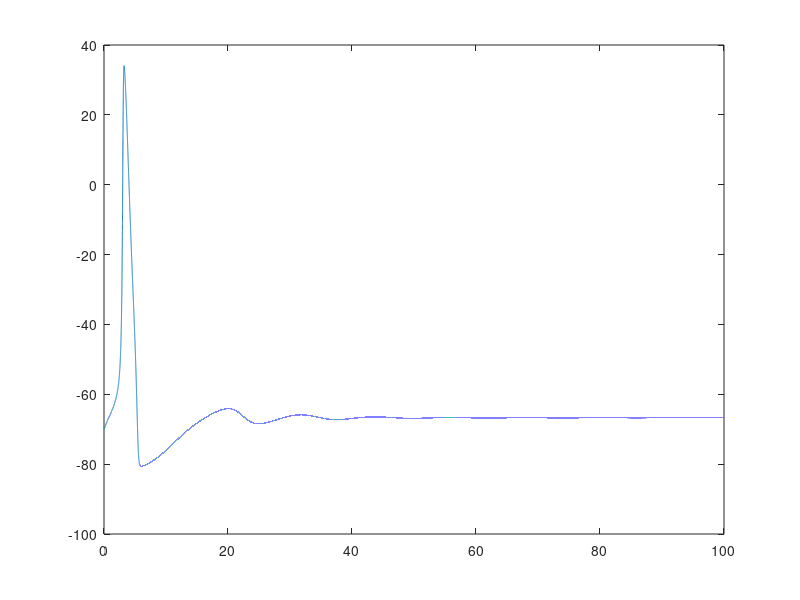
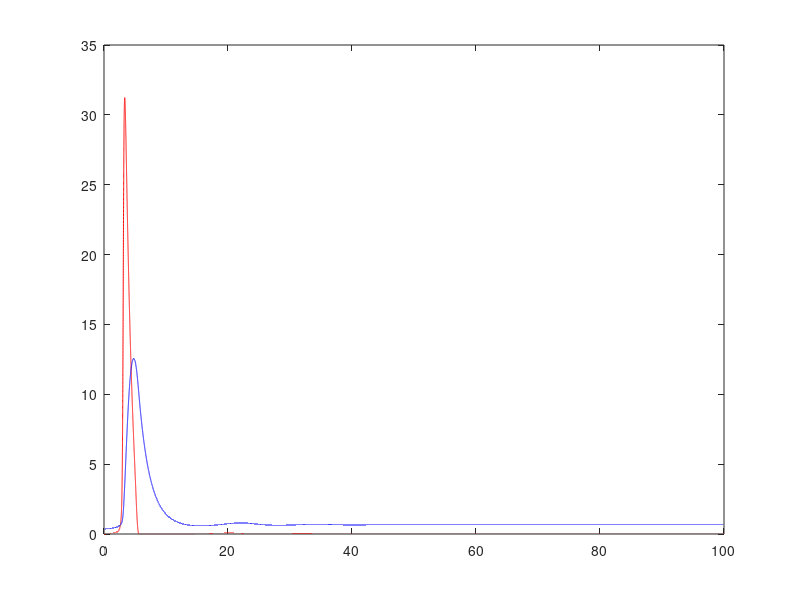

Here is the MATLAB script that generated these plots, in order:
clc;
clear;
% Initialize Time
stepsize = 1/1000; %Stepsize must be greater than 1/2 to accomidate the 0.5ms step
t = [0:stepsize:100]; %Time

stimuli = (length(t)-1)/200;
xs = 0;

% Constants
gKcon = 36; %mS/cm^2
gNacon = 120; %mS/cm^2
gL = 0.3; %mS/cm^2
EK = -12; %mS/cm^2
ENa = 115; %mV
EL = 10.6; %mV
Vrest = 0; %mV
Cm = 1; %uF/cm^2

% Initial Conditions
Vm =ones(1,length(t)).*0;

am = 0.1*((25-Vrest)/(exp((25-Vrest)/10)-1));
bm = 4*exp(-1*Vrest/18);
an = 0.01*((10-Vrest)/(exp((10-Vrest)/10)-1));
bn = 0.125*exp(-1*Vrest/80);
ah = 0.07*exp(-1*Vrest/20);
bh = 1/(exp((30-Vrest)/10)+1);

mo = am/(am+bm);
no = an/(an+bn);
ho = ah/(ah+bh);

m(1) = mo;
n(1) = no;
h(1) = ho;
gNa(1) = ((m(1))^3)*gNacon*h(1);
gK(1) = (n((1))^4)*gKcon;


%Vm(1) = (Iion/Cm);

for i = 2:length(t)
    
    m(i) = m(i-1)+(stepsize*((am*(1-m(i-1)))-(bm*m(i-1))));
    n(i) = n(i-1)+(stepsize*((an*(1-n(i-1)))-(bn*n(i-1))));
    h(i) = h(i-1)+(stepsize*((ah*(1-h(i-1)))-(bh*h(i-1))));
    
    am = 0.1*((25-Vm(i-1))/(exp((25-Vm(i-1))/10)-1));
    bm = 4*exp(-1*Vm(i-1)/18);
    an = 0.01*((10-Vm(i-1))/(exp((10-Vm(i-1))/10)-1));
    bn = 0.125*exp(-1*Vm(i-1)/80);
    ah = 0.07*exp(-1*Vm(i-1)/20);
    bh = 1/(exp((30-Vm(i-1))/10)+1);
    
    gNa(i) = ((m(i-1))^3)*gNacon*h(i-1);
    gK(i) = (n((i-1))^4)*gKcon;
    
    INa = ((m(i-1))^3)*gNacon*h(i-1)*(Vm(i-1)-ENa);
    IK = (n((i-1))^4)*gKcon*(Vm(i-1)-EK);
    IL = gL*(Vm(i-1)-EL);
    I = 0;
    
    %Stimulated
    if(i>30)
        if(xs<stimuli)
            Ii(i) = 5;
            xs = xs+1;
        else
            Ii(i) = 0;
        end
    else
        Ii(i) = 0;
    end
    
    
    Iion(i) = 5 - INa - IK - IL;
    
    % if(Iion(i) == Iion(i-1))
    %dVm = 0;
    % else
    dVm = (Iion(i)/Cm)*stepsize;
    %end
    
    Vm(i) = Vm(i-1)+(dVm);
    
end

Vmm = Vm + ones(1,length(t))*-70;
figure
plot(t,Vmm)
figure
plot(t,gNa,'r')
hold on
plot(t,gK,'b')

